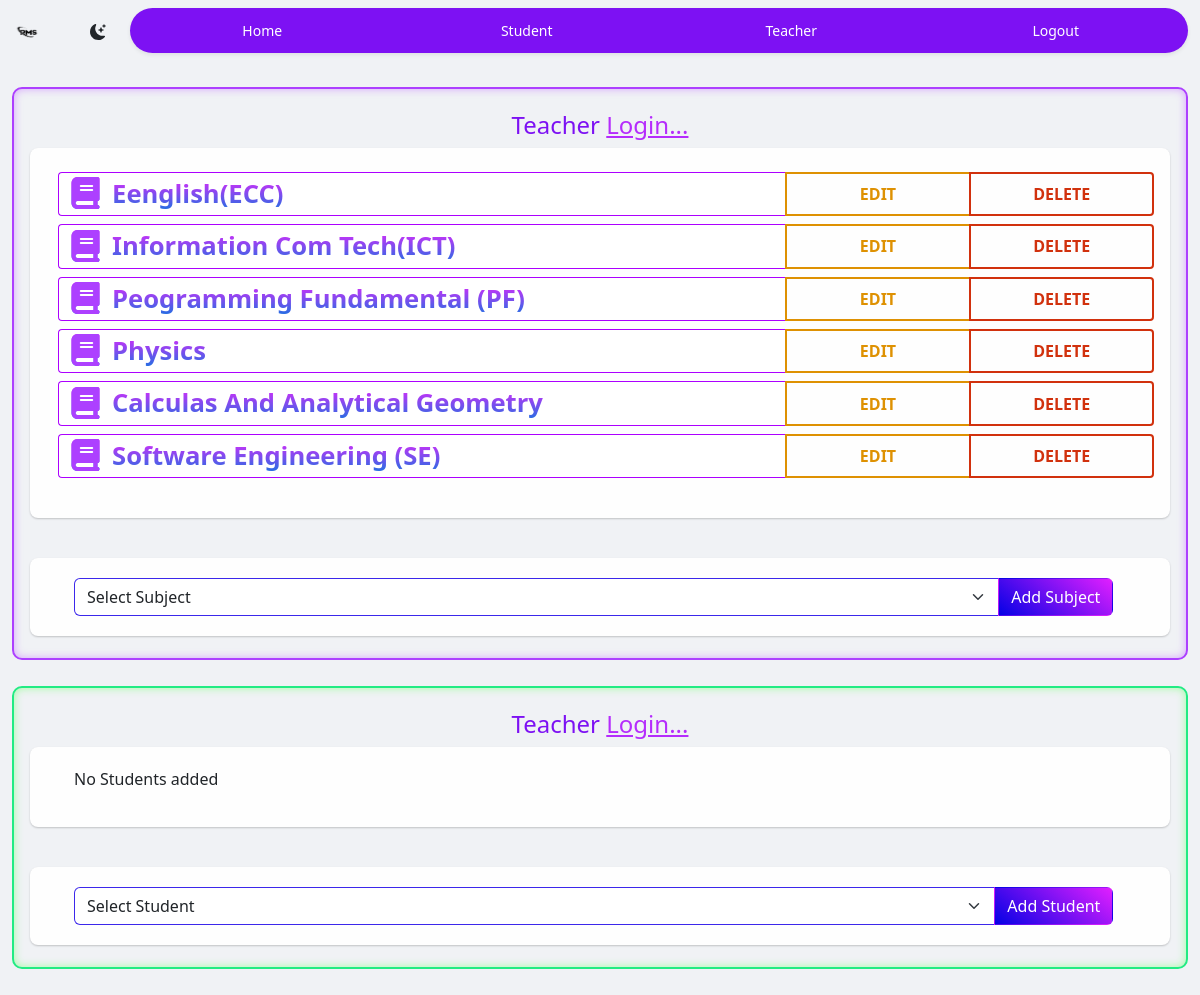
Page /SubjectList.php?ClassID=71 on the committed database.
### tables this page shows
CREATE TABLE `subjects` (
  `SubjectID` int(11) NOT NULL,
  `SubjectName` varchar(60) NOT NULL,
  `TeacherID` int(11) NOT NULL
);

### SubjectList.php (the view, shortened to what this page needs)
<!DOCTYPE html>
<html lang="en">
<head>
  <link rel="stylesheet" href="style/CSS/style.min.css">
  <link href="bootstrap/dist/css/bootstrap.min.css" rel="stylesheet">
</head>
<body class="dark-theme">
  <?php include 'nevbar.php'; ?>
  <section class="SubjectContainerBorder">
    <section class="TeacherClasses">
      <h4>Teacher
        <?php
        include 'submit/dbconnect.php';
        if (isset($_SESSION['Name'])) {
          echo "<a class='links' href='TeacherPanel.php'>" . $_SESSION['Name'] . "</a> -> ";
          if (isset($_GET['ClassID'])) {
            $ClassID = $_GET['ClassID'];
            $query = "SELECT Classname FROM class WHERE ClassID = '$ClassID'";
            if ($result = mysqli_query($link, $query)) {
              if (mysqli_num_rows($result) > 0) {
                while ($row = mysqli_fetch_array($result)) {
                  echo "<a class='links' href='ClassList.php'>" . $row['Classname'] . "</a> -> Subjects";
                  $ClassName = $row['Classname'];
                }
              }
            }
          } else {
            echo "All Subjects";
          }
        } else {
          echo "<a href='logout.php'>Login...</a>";
        } ?>
      </h4>
      <div class="container dark-theme-light">
        <div class="Classlist">
          <ol id="SubjectList" class="px-3">
            <?php
            if (isset($_GET['ClassID'])) {
              $TeacherID = $_SESSION['TID'];
              function test_input($data)
              {
                $data = trim($data);
                $data = stripslashes($data);
                $data = htmlspecialchars($data);
                return $data;
              }
              $ClassID = test_input($_GET['ClassID']);
              $query = "SELECT * FROM `subjectcombination` Where `ClassID` = $ClassID";
              if ($result = mysqli_query($link, $query)) {
                if (mysqli_num_rows($result) > 0) {
                  while ($row = mysqli_fetch_array($result)) {
                    $CurrentSubjectID = $row['SubjectID'];
                    $query = "SELECT * FROM `subjects` Where `SubjectID` = $CurrentSubjectID";
                    if ($nameresult = mysqli_query($link, $query)) {
                      if (mysqli_num_rows($nameresult) > 0) {
                        while ($namerow = mysqli_fetch_array($nameresult)) {
                          ?>
                          <li class="row" id="TheSubject<?php echo $namerow['SubjectID']; ?>">
                            <a href="#" class="col-8">
                              <div class="ObjectBackground">
                                <div class=" subjectname">
                                  <i class="fas fa-book fa-lg fa-fw" style="-webkit-text-fill-color: #ad40ff;"></i>
                                  <?php echo $namerow['SubjectName']; ?>
                                </div>
                              </div>
                            </a>
                            <button class="col-2 btn thebutton edit" type="button">
                              <a href="edit.php?SubjectID=<?php echo $namerow['SubjectID']; ?>">Edit</a></button>
                            <button onclick="DeletSubjectFromClass(<?php echo $namerow['SubjectID']; ?>,<?php echo $ClassID; ?>)"
                              class="col-2 btn thebutton delete" type="button">Delete</button>
                          </li>
                          <?php
                        }
                      }
                    }
                  }
                } else {
                  echo "<em>No Subject Added.</em>";
                }
              }
            }
            ?>
          </ol>
        </div>
      </div>
    </section>
    <section class="TeacherClasses">
      <div class="container dark-theme-light">
        <form method="post" id="AddSubjectToClassForm" style="display: none;">
          <div class="input-group justify-input">
            <select id="AddSubjectToClassID" name="AddSubjectToClassID"
              class="form-select w-50 AddClassInput dark-theme" aria-label="Default select example">
              <option selected>Select Subject</option>
            </select>
            <div class="input-group-append">
              <button class="btn mybtn text-white" type="button" onclick=AddSubjectToClassfun()
                style="border-top-left-radius:0px;border-bottom-left-radius:0px;">Add Subject</button>
            </div>
          </div>
        </form>
      </div>
    </section>
  </section>
  <section class="StudentContainerBorder" id="StudentContainerBorder">
    <section class="TeacherClasses">
      <h4>Teacher
        <?php
        include 'submit/dbconnect.php';
        if (isset($_SESSION['Name'])) {
          echo "<a class='links' href='TeacherPanel.php'>" . $_SESSION['Name'] . "</a> -> ";
          if (isset($_GET['ClassID'])) {
            $ClassID = $_GET['ClassID'];
            $query = "SELECT Classname FROM class WHERE ClassID = '$ClassID'";
            if ($result = mysqli_query($link, $query)) {
              if (mysqli_num_rows($result) > 0) {
                while ($row = mysqli_fetch_array($result)) {
                  echo "<a class='links' href='ClassList.php'>" . $row['Classname'] . "</a> -> Students";
                  $ClassName = $row['Classname'];
                }
              }
            }
          } else {
            echo "All Students";
          }
        } else {
          echo "<a href='logout.php'>Login...</a>";
        } ?>
      </h4>
      <div class="container dark-theme-light">
        <div class="Classlist">
          <ol id="StudentList">
            <?php
            include 'submit/dbconnect.php';
            $query = "SELECT `student_login`.`Name`, `studentcombination`.`StudentID`
                      FROM `student_login`
                      INNER JOIN `studentcombination`
                      ON `studentcombination`.`StudentID`=`student_login`.`StudentID`
                      WHERE TeacherID = '$TeacherID' && ClassID = '$ClassID'";
            if ($result = mysqli_query($link, $query)) {
              if (mysqli_num_rows($result) > 0) {
                while ($row = mysqli_fetch_array($result)) {
                  ?>
                  <li class="row" id="TheStudent<?php echo $row['StudentID']; ?>">
                    <a href="<?php echo "StudentData.php?StudentID=" . $row['StudentID'] . "&ClassID=" . $ClassID ?>"
                      class="col-8">
                      <div class="ObjectBackground">
                        <div class="subjectname">
                        <i class="fas fa-user fa-lg fa-fw" style="-webkit-text-fill-color: #19bd68;"></i>
                          <?php echo $row['Name']; ?>
                        </div>
                      </div>
                    </a>
                    <button class="col-2 btn thebutton edit" type="button"><a
                        href="<?php echo "StudentData.php?StudentID=" . $row['StudentID'] . "&ClassID=" . $ClassID ?>">Edit</a></button>
                    <button onclick="DeletStudent(<?php echo $row['StudentID'] . ',' . $ClassID ?>)"
                      class="col-2 btn thebutton delete" type="button">Delete</button>
                  </li>
                  <?php
                }
              } else {
                echo "No Students added";
              }
            }
            ?>
          </ol>
        </div>
      </div>
    </section>
    <section class="TeacherClasses">
      <div class="container dark-theme-light">
        <form method="post" id="AddStudentToClassForm">
          <div class="input-group justify-input" style="width: 96%!important;padding-left: 2rem;">
            <select id="AddStudentToClassID" name="AddStudentToClassID"
              class="form-select w-50 AddClassInput dark-theme" aria-label="Default select example">
              <option value="" selected>Select Student</option>
            </select>
            <div class="input-group-append">
              <button class="btn mybtn text-white" type="button" onclick=AddStudentToClassfun()
                style="border-top-left-radius:0px;border-bottom-left-radius:0px;">Add Student</button>
            </div>
          </div>
        </form>
      </div>
    </section>
  </section>
</body>
</html>

### rows in the picture
subjects: SubjectName "Eenglish(ECC)"
subjects: SubjectName "Information Com Tech(ICT)"
subjects: SubjectName "Peogramming Fundamental (PF)"
subjects: SubjectName "Physics"
subjects: SubjectName "Calculas And Analytical Geometry"
subjects: SubjectName "Software Engineering (SE)"
